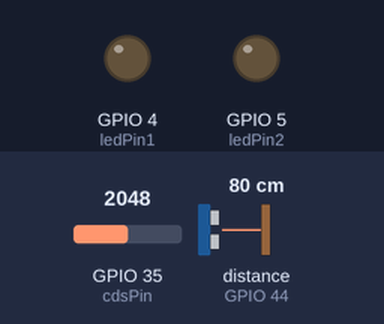
Simulated run of this sketch. Board: ESP32. On the bench: output pins drawn as LEDs (lit = HIGH). Wiring (inferred from the names in the program): ultrasonic range finder: trigger GPIO 7; echo GPIO 44. The test bench sets the inputs (shaded band); at power-on: distance to the obstacle (sensor on GPIO 44) 80 cm, GPIO 35 (cdsPin) = 2048. The echo pulse lasts 58.3 µs per cm; pins used as bus, display or sensor lines are not drawn; what the sketch prints to the serial monitor is not drawn.

Above: at 1.2 s.
1.3 s: distance to the obstacle (sensor on GPIO 44) set to 32 cm
2.8 s: distance to the obstacle (sensor on GPIO 44) set to 26 cm
At 3.6 s:
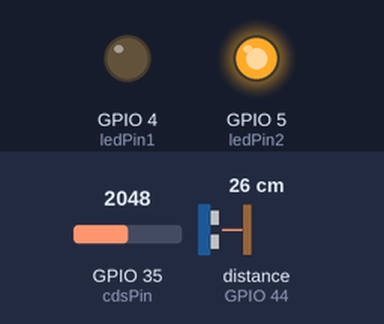
4.5 s: GPIO 35 (cdsPin) set to 313
6.0 s: GPIO 35 (cdsPin) set to 275
At 7.2 s:
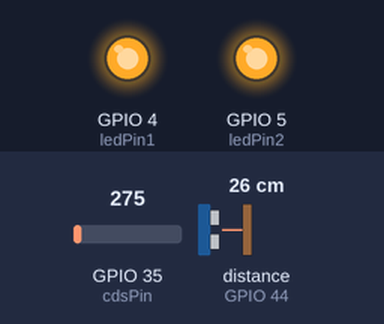
7.5 s: distance to the obstacle (sensor on GPIO 44) set to 35 cm
At 8.0 s:
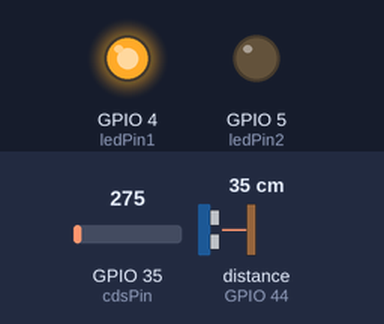
9.1 s: distance to the obstacle (sensor on GPIO 44) set to 2 cm
At 9.8 s:
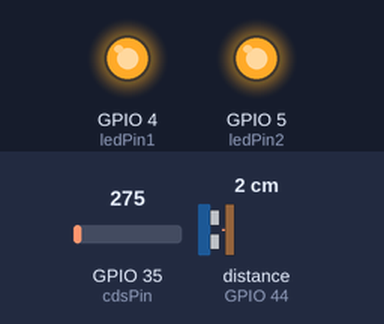
Timing chart, 0 to 11.6 s (numbered marks = the images above; inputs shaded):
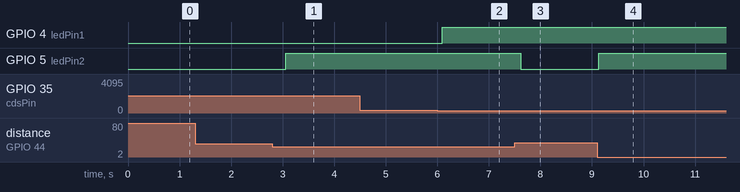

Measured:
- the behaviour switches between 31 and 30 cm on distance to the obstacle (sensor on GPIO 44) (found by bisection; images 0 and 1)
- the behaviour switches between 300 and 299 on GPIO 35 (cdsPin) (found by bisection; images 1 and 2)
- after the input at 1.3 s, every drawn part: stays the same
- after the input at 2.8 s, GPIO 5 (ledPin2): LOW → HIGH after 0.26 s
- after the input at 4.5 s, every drawn part: stays the same
- after the input at 6.0 s, GPIO 4 (ledPin1): LOW → HIGH after 0.10 s
- after the input at 7.5 s, GPIO 5 (ledPin2): HIGH → LOW after 0.11 s
- after the input at 9.1 s, GPIO 5 (ledPin2): LOW → HIGH at once

The sketch:

smart_light.ino
```cpp
/**********************************************************************************
 * Author : (주)한국공학기술연구원
 * Program ID : smart_light
 * Description : 스마트 가로등 코딩
 **********************************************************************************/

//초음파 센서를 사용할 ET-보드 핀번호 설정
const int echoPin = D7;  // 초음파 수신부
const int trigPin = D8;  // 초음파 송신부
const int cdsPin = A7;   // 조도 센서

const int ledPin1 = D3;  // 가로등 1번 LED
const int ledPin2 = D4;  // 가로등 2번 LED

const int cds_threshold = 300;  // 조도센서 임계치
const int usw_threshold = 30;   // 초음파센서 임계치

void setup() {
  Serial.begin(57600);
  // 초음파 센서 모드설정 : trigPin를 출력모드로 설정, echoPin를 입력모드로 설정
  pinMode(trigPin, OUTPUT);
  pinMode(echoPin, INPUT);
  // 조도 센서를 입력모드로 설정
  pinMode(cdsPin, INPUT);
  // LED 출력모드 설정
  pinMode(ledPin1, OUTPUT);
  pinMode(ledPin2, OUTPUT);
}

void loop() {
  // 초음파 송신 후 수신부는 HIGH 상태로 대기
  digitalWrite(trigPin, LOW);
  digitalWrite(echoPin, LOW);
  delayMicroseconds(2);
  digitalWrite(trigPin, HIGH);
  delayMicroseconds(10);
  digitalWrite(trigPin, LOW);

  // echoPin 이 HIGH를 유지한 시간 저장
  unsigned long duration = pulseIn(echoPin, HIGH);
  // HIGH 였을 때 시간(초음파 송수신 시간)을 기준으로 거리를 계산
  float distance = ((float)(340 * duration) / 10000) / 2;

  // 조도 센서 입력 확인
  int cdssensorValue = analogRead(cdsPin);

  // 주변 밝기에 따라 따라 LED1 제어
  if (cdssensorValue < cds_threshold) { // 조도 센서값이 cds_threshold 이상이면
    digitalWrite(ledPin1, HIGH); // LED 켜짐
    } else {
    digitalWrite(ledPin1, LOW);  // LED 꺼짐
    }
  Serial.print("  조도 센서 : ");
  Serial.println(cdssensorValue);

  // 장애물 감지 여부에 따라 LED2 제어
  if (distance < usw_threshold) { // 거리가 usw_threshold 이상이면
    digitalWrite(ledPin2, HIGH); // LED 켜짐
    } else {
    digitalWrite(ledPin2, LOW);  // LED 꺼짐
    }
  Serial.print("초음파 센서 : ");
  Serial.print(distance);
  Serial.println("cm");
  Serial.println("--------------------");

  delay(300);
}


//┌────────────────────────────────┐
//│                                                      │
//│     (주)한국공학기술연구원 http://et.ketri.re.kr        │
//│                                                      │
//└────────────────────────────────┘
```
